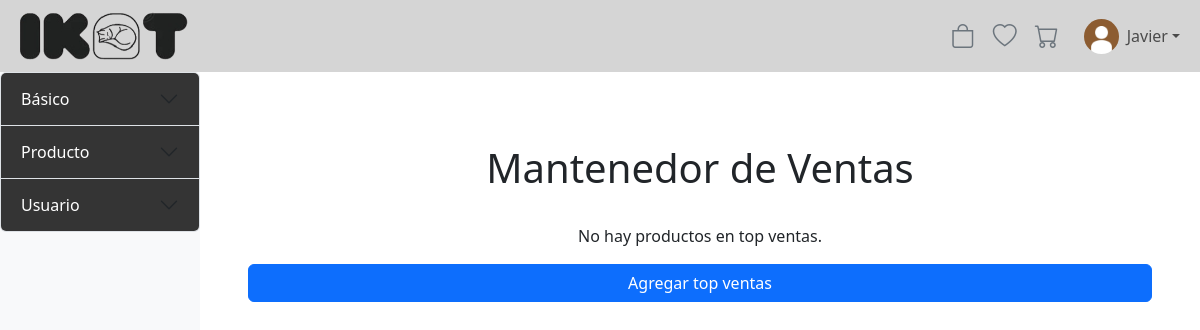
/mantenedores/Mantenedor_top_ventas/mostrar_top_ventas.php (signed in), run on an earlier commit of the app's database.
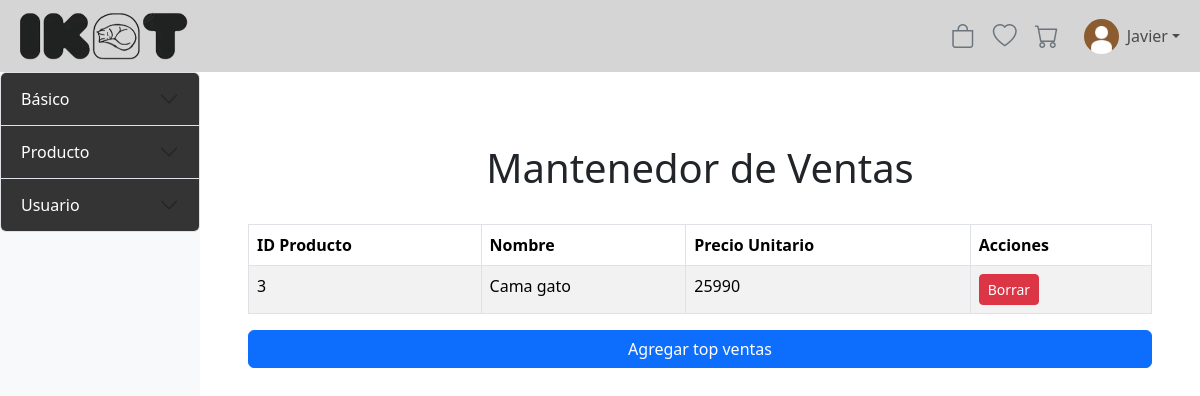
And on a later commit of the database.
### tables this page shows
CREATE TABLE `producto` (
  `id_producto` int(10) NOT NULL,
  `nombre_producto` varchar(50) NOT NULL,
  `precio_unitario` int(11) NOT NULL,
  `stock_producto` int(11) NOT NULL,
  `descripcion_producto` text NOT NULL,
  `foto_producto` varchar(255) NOT NULL,
  `cantidad_vendida` int(11) NOT NULL,
  `top_venta` tinyint(1) NOT NULL,
  `activo` tinyint(1) NOT NULL,
  `id_subcategoria` int(11) DEFAULT NULL
);

### mantenedores/Mantenedor_top_ventas/mostrar_top_ventas.php (the view, shortened to what this page needs)
<?php
include '../../config/conexion.php';
?>
<!DOCTYPE html>
<html lang="en">
<head>
    <link rel="stylesheet" href="https://cdn.jsdelivr.net/npm/bootstrap-icons@1.11.3/font/bootstrap-icons.min.css">
    <link href="https://cdn.jsdelivr.net/npm/bootstrap@5.3.3/dist/css/bootstrap.min.css" rel="stylesheet">
    <link rel="stylesheet" href="..\..\assets\css\styles.css">
</head>
<body>
    <?php include $_SERVER['DOCUMENT_ROOT'] . '/xampp/TIS-1/IKAT/templates/header.php';?>
    <div class="d-flex">
        <?php include '../sidebar-mantenedores.php';?>
        <div class="content-area flex-grow-1 p-5 col-4 col-md-10">
            <h1 class="text-center p-4">Mantenedor de Ventas</h1>
            <div class="table-responsive">
                <?php
                    $query = "SELECT * FROM producto WHERE top_venta = true";
                    $result = $conn->query($query);
                    if ($result && $result->num_rows > 0) {
                        echo "<table class='table table-bordered table-striped'>
                                <thead class='thead-dark'>
                                    <tr>
                                        <th>ID Producto</th>
                                        <th>Nombre</th>
                                        <th>Precio Unitario</th>
                                        <th>Acciones</th>
                                    </tr>
                                </thead>
                                <tbody>";
                        while ($row = $result->fetch_assoc()) {
                            echo "<tr>
                                    <td>" . $row["id_producto"] . "</td>
                                    <td>" . $row["nombre_producto"] . "</td>
                                    <td>" . $row["precio_unitario"] . "</td>
                                    <td>
                                        <form action='borrar_top_ventas.php' method='post'>
                                            <input type='hidden' name='id_producto' value='" . $row["id_producto"] . "'>
                                            <input type='submit' name='accion' value='Borrar' class='btn btn-danger btn-sm'>
                                        </form>
                                    </td>
                                  </tr>";
                        }
                        echo "</tbody></table>";
                        echo "<a class='btn btn-primary mt-3 d-block' data-bs-toggle='modal' data-bs-target='#agregarTopVentasModal'>Agregar top ventas</a>";
                    } else {
                        echo "<p class='text-center'>No hay productos en top ventas.</p>";
                        echo "<a class='btn btn-primary mt-3 d-block' data-bs-toggle='modal' data-bs-target='#agregarTopVentasModal'>Agregar top ventas</a>";
                    }
                ?>
            </div>
        </div>
    </div>
</body>
</html>

What changed in the data, as far as the page shows it:
now on this page (row edited): producto: id_producto "3", nombre_producto "Cama gato", precio_unitario "25990"
Also different on the page:
text no longer shown: "No hay productos en top ventas."
text now shown: "ID Producto Nombre Precio Unitario Acciones"
